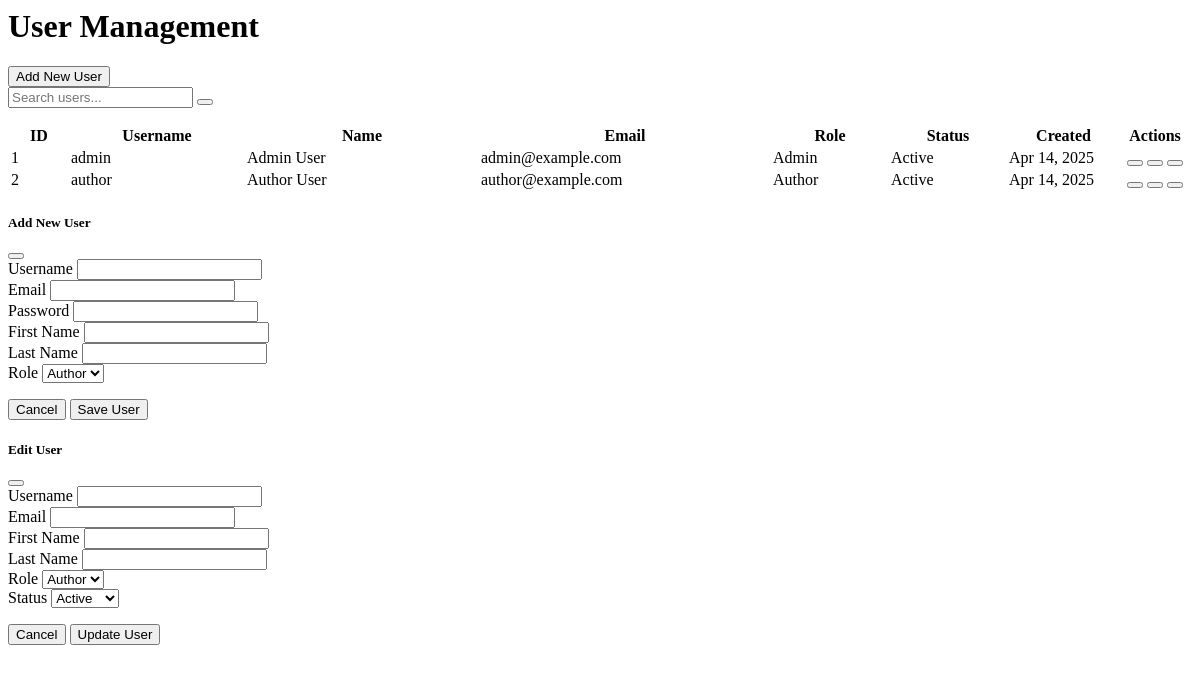
The app's page /admin/pages/users.php with its own data.
### tables this page shows
CREATE TABLE IF NOT EXISTS users (
    id INT PRIMARY KEY AUTO_INCREMENT,
    username VARCHAR(50) NOT NULL UNIQUE,
    email VARCHAR(100) NOT NULL UNIQUE,
    password VARCHAR(255) NOT NULL,
    first_name VARCHAR(50) NOT NULL,
    last_name VARCHAR(50) NOT NULL,
    role ENUM('admin', 'author') NOT NULL DEFAULT 'author',
    status ENUM('active', 'inactive') NOT NULL DEFAULT 'active',
    last_login DATETIME,
    created_at DATETIME NOT NULL DEFAULT CURRENT_TIMESTAMP,
    updated_at DATETIME NOT NULL DEFAULT CURRENT_TIMESTAMP ON UPDATE CURRENT_TIMESTAMP,
    INDEX idx_username (username),
    INDEX idx_email (email),
    INDEX idx_role (role),
    INDEX idx_status (status)
);

### admin/pages/users.php (the view, shortened to what this page needs)
<?php
$page = isset($_GET['page_num']) ? (int)$_GET['page_num'] : 1;
$limit = 10;
$search = isset($_GET['search']) ? $_GET['search'] : '';
$sort_column = isset($_GET['sort']) ? $_GET['sort'] : 'created_at';
$sort_direction = isset($_GET['direction']) ? $_GET['direction'] : 'desc';
$db = new Database();
$conn = $db->getConnection();
$query = "SELECT * FROM users WHERE 1=1";
$params = [];
$types = "";
$offset = ($page - 1) * $limit;
$query .= " ORDER BY $sort_column $sort_direction LIMIT ? OFFSET ?";
$params[] = $limit;
$params[] = $offset;
$types .= "ii";
$stmt = $conn->prepare($query);
if (!empty($params)) {
    $stmt->bind_param($types, ...$params);
}
$stmt->execute();
$users = $stmt->get_result();
?>
<div class="container-fluid">
    <div class="d-flex justify-content-between align-items-center mb-4">
        <h1 class="h3">User Management</h1>
        <button type="button" class="btn btn-primary" data-bs-toggle="modal" data-bs-target="#addUserModal">
            <i class="bi bi-person-plus me-2"></i>Add New User
        </button>
    </div>
    <div class="card mb-4">
        <div class="card-body">
            <form method="GET" class="row g-3">
                <div class="col-md-6">
                    <div class="input-group">
                        <input type="text" class="form-control" name="search" placeholder="Search users..."
                               value="<?php echo htmlspecialchars($search); ?>">
                        <button class="btn btn-outline-secondary" type="submit">
                        </button>
                    </div>
                </div>
            </form>
        </div>
    </div>
    <div class="card">
        <div class="card-body">
            <div class="table-responsive">
                <table class="table table-hover">
                    <thead>
                        <tr>
                            <th class="sortable" data-column="id">
                                ID
                            </th>
                            <th class="sortable" data-column="username">
                                Username
                            </th>
                            <th class="sortable" data-column="first_name">
                                Name
                            </th>
                            <th class="sortable" data-column="email">
                                Email
                            </th>
                            <th class="sortable" data-column="role">
                                Role
                            </th>
                            <th class="sortable" data-column="status">
                                Status
                            </th>
                            <th class="sortable" data-column="created_at">
                                Created
                            </th>
                            <th>Actions</th>
                        </tr>
                    </thead>
                    <tbody>
                        <?php while ($user = $users->fetch_assoc()): ?>
                        <tr>
                            <td><?php echo $user['id']; ?></td>
                            <td><?php echo htmlspecialchars($user['username']); ?></td>
                            <td><?php echo htmlspecialchars($user['first_name'] . ' ' . $user['last_name']); ?></td>
                            <td><?php echo htmlspecialchars($user['email']); ?></td>
                            <td>
                                <span class="badge bg-<?php echo $user['role'] === 'admin' ? 'danger' : 'primary'; ?>">
                                    <?php echo ucfirst($user['role']); ?>
                                </span>
                            </td>
                            <td>
                                <span class="badge bg-<?php echo $user['status'] === 'active' ? 'success' : 'warning'; ?>">
                                    <?php echo ucfirst($user['status']); ?>
                                </span>
                            </td>
                            <td><?php echo date('M j, Y', strtotime($user['created_at'])); ?></td>
                            <td>
                                <button class="btn btn-sm btn-primary edit-user" data-user='<?php echo json_encode($user); ?>'>
                                </button>
                                <button class="btn btn-sm btn-warning reset-password" data-id="<?php echo $user['id']; ?>">
                                </button>
                                <button class="btn btn-sm btn-danger delete-user" data-id="<?php echo $user['id']; ?>">
                                </button>
                            </td>
                        </tr>
                        <?php endwhile; ?>
                    </tbody>
                </table>
            </div>
        </div>
    </div>
</div>
<div class="modal fade" id="addUserModal" tabindex="-1">
    <div class="modal-dialog">
        <div class="modal-content">
            <div class="modal-header">
                <h5 class="modal-title">Add New User</h5>
                <button type="button" class="btn-close" data-bs-dismiss="modal"></button>
            </div>
            <div class="modal-body">
                <form id="addUserForm">
                    <div class="mb-3">
                        <label for="username" class="form-label">Username</label>
                        <input type="text" class="form-control" id="username" name="username" required>
                    </div>
                    <div class="mb-3">
                        <label for="email" class="form-label">Email</label>
                        <input type="email" class="form-control" id="email" name="email" required>
                    </div>
                    <div class="mb-3">
                        <label for="password" class="form-label">Password</label>
                        <input type="password" class="form-control" id="password" name="password" required>
                    </div>
                    <div class="mb-3">
                        <label for="first_name" class="form-label">First Name</label>
                        <input type="text" class="form-control" id="first_name" name="first_name" required>
                    </div>
                    <div class="mb-3">
                        <label for="last_name" class="form-label">Last Name</label>
                        <input type="text" class="form-control" id="last_name" name="last_name" required>
                    </div>
                    <div class="mb-3">
                        <label for="role" class="form-label">Role</label>
                        <select class="form-select" id="role" name="role" required>
                            <option value="author">Author</option>
                        </select>
                    </div>
                </form>
            </div>
            <div class="modal-footer">
                <button type="button" class="btn btn-secondary" data-bs-dismiss="modal">Cancel</button>
                <button type="button" class="btn btn-primary" id="saveUser">Save User</button>
            </div>
        </div>
    </div>
</div>
<div class="modal fade" id="editUserModal" tabindex="-1">
    <div class="modal-dialog">
        <div class="modal-content">
            <div class="modal-header">
                <h5 class="modal-title">Edit User</h5>
                <button type="button" class="btn-close" data-bs-dismiss="modal"></button>
            </div>
            <div class="modal-body">
                <form id="editUserForm">
                    <div class="mb-3">
                        <label for="edit_username" class="form-label">Username</label>
                        <input type="text" class="form-control" id="edit_username" name="username" required>
                    </div>
                    <div class="mb-3">
                        <label for="edit_email" class="form-label">Email</label>
                        <input type="email" class="form-control" id="edit_email" name="email" required>
                    </div>
                    <div class="mb-3">
                        <label for="edit_first_name" class="form-label">First Name</label>
                        <input type="text" class="form-control" id="edit_first_name" name="first_name" required>
                    </div>
                    <div class="mb-3">
                        <label for="edit_last_name" class="form-label">Last Name</label>
                        <input type="text" class="form-control" id="edit_last_name" name="last_name" required>
                    </div>
                    <div class="mb-3">
                        <label for="edit_role" class="form-label">Role</label>
                        <select class="form-select" id="edit_role" name="role" required>
                            <option value="author">Author</option>
                        </select>
                    </div>
                    <div class="mb-3">
                        <label for="edit_status" class="form-label">Status</label>
                        <select class="form-select" id="edit_status" name="status" required>
                            <option value="active">Active</option>
                        </select>
                    </div>
                </form>
            </div>
            <div class="modal-footer">
                <button type="button" class="btn btn-secondary" data-bs-dismiss="modal">Cancel</button>
                <button type="button" class="btn btn-primary" id="updateUser">Update User</button>
            </div>
        </div>
    </div>
</div>

### admin/pages/users.php (style rules this page uses)
.sortable { cursor: pointer; user-select: none; }
.table th:nth-child(1), .table td:nth-child(1) { width: 5%; }
.table th:nth-child(2), .table td:nth-child(2) { width: 15%; }
.table th:nth-child(3), .table td:nth-child(3) { width: 20%; }
.table th:nth-child(4), .table td:nth-child(4) { width: 25%; }
.table th:nth-child(5), .table td:nth-child(5) { width: 10%; }
.table th:nth-child(6), .table td:nth-child(6) { width: 10%; }
.table th:nth-child(7), .table td:nth-child(7) { width: 10%; }
.table th:nth-child(8), .table td:nth-child(8) { width: 5%; }
.table td, .table th { white-space: nowrap; overflow: hidden; text-overflow: ellipsis; }

### records on screen
users: id "1", username "admin", first_name+last_name "Admin User", email "admin@example.com", role "Admin", status "Active", created_at "Apr 14, 2025"
users: id "2", username "author", first_name+last_name "Author User", email "author@example.com", role "Author", status "Active", created_at "Apr 14, 2025"
